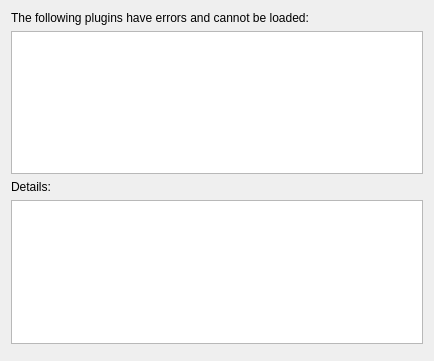
<?xml version="1.0" encoding="UTF-8"?>
<ui version="4.0">
 <class>Widgets::PluginErrorOverview</class>
 <widget class="QDialog" name="Widgets::PluginErrorOverview">
  <property name="geometry">
   <rect>
	<x>0</x>
	<y>0</y>
	<width>434</width>
	<height>361</height>
   </rect>
  </property>
  <property name="windowTitle">
   <string>Qt Creator - Plugin loader messages</string>
  </property>
  <layout class="QVBoxLayout" name="verticalLayout">
   <item>
	<widget class="QLabel" name="label">
	 <property name="text">
	  <string>The following plugins have errors and cannot be loaded:</string>
	 </property>
	 <property name="wordWrap">
	  <bool>true</bool>
	 </property>
	</widget>
   </item>
   <item>
	<widget class="QListWidget" name="pluginList"/>
   </item>
   <item>
	<widget class="QLabel" name="label_2">
	 <property name="text">
	  <string>Details:</string>
	 </property>
	</widget>
   </item>
   <item>
	<widget class="QTextEdit" name="pluginError">
	 <property name="readOnly">
	  <bool>true</bool>
	 </property>
	</widget>
   </item>
   <item>
	<widget class="QDialogButtonBox" name="buttonBox">
	 <property name="orientation">
	  <enum>Qt::Horizontal</enum>
	 </property>
	 <property name="standardButtons">
	  <set>QDialogButtonBox::NoButton</set>
	 </property>
	</widget>
   </item>
  </layout>
 </widget>
 <resources/>
 <connections>
  <connection>
   <sender>buttonBox</sender>
   <signal>accepted()</signal>
   <receiver>Widgets::PluginErrorOverview</receiver>
   <slot>accept()</slot>
   <hints>
	<hint type="sourcelabel">
	 <x>248</x>
	 <y>254</y>
	</hint>
	<hint type="destinationlabel">
	 <x>157</x>
	 <y>274</y>
	</hint>
   </hints>
  </connection>
  <connection>
   <sender>buttonBox</sender>
   <signal>rejected()</signal>
   <receiver>Widgets::PluginErrorOverview</receiver>
   <slot>reject()</slot>
   <hints>
	<hint type="sourcelabel">
	 <x>316</x>
	 <y>260</y>
	</hint>
	<hint type="destinationlabel">
	 <x>286</x>
	 <y>274</y>
	</hint>
   </hints>
  </connection>
 </connections>
</ui>
